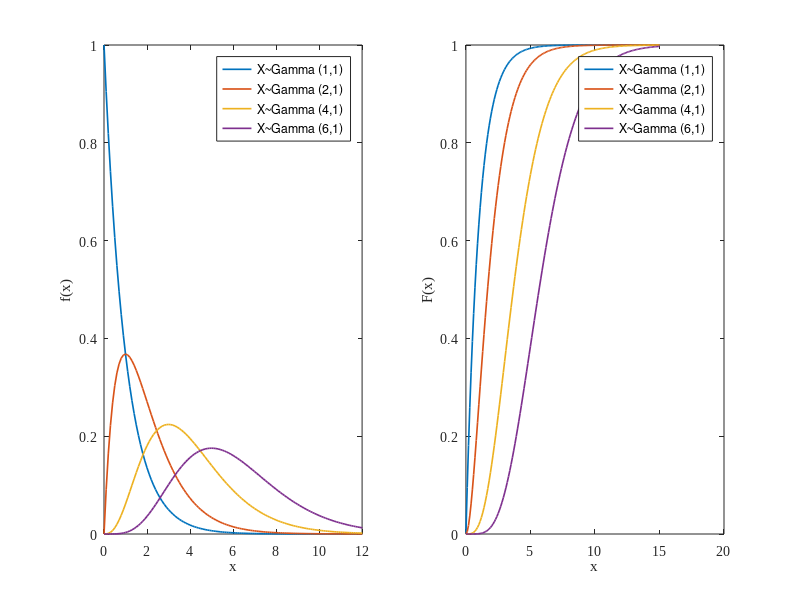

Write MATLAB code to recreate this figure.
%伽马分布
clear
%绘制概率密度函数图
x1=0:0.1:15;
y1=gampdf(x1,1,1);y2=gampdf(x1,2,1);y3=gampdf(x1,4,1);y4=gampdf(x1,6,1);
subplot(1,2,1);
H1=plot(x1,y1,x1,y2,x1,y3,x1,y4);
xlabel("x");ylabel("f(x)");
legend("X~\Gamma (1,1)","X~\Gamma (2,1)","X~\Gamma (4,1)","X~\Gamma (6,1)",Location="northeast");
set(H1,"LineWidth",1.2);set(gca,"FontName","Times New Roman","XLim",[0,12]);
%绘制累积分布函数图
x2=0:0.1:15;
cy1=gamcdf(x2,1,1);cy2=gamcdf(x2,2,1);cy3=gamcdf(x2,4,1);cy4=gamcdf(x2,6,1);
subplot(1,2,2);
H1=plot(x2,cy1,x2,cy2,x2,cy3,x2,cy4);
xlabel("x");ylabel("F(x)");
legend("X~\Gamma (1,1)","X~\Gamma (2,1)","X~\Gamma (4,1)","X~\Gamma (6,1)",Location="southeast");
set(H1,"LineWidth",1.2);set(gca,"FontName","Times New Roman");